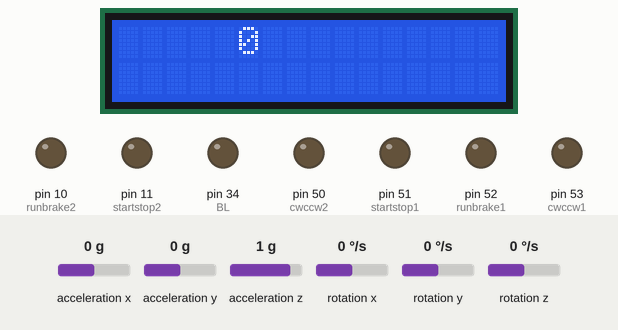
A sketch run on a simulated Arduino Mega 2560, built with avr-gcc and run on an emulated ATmega2560. Shown: 16×2 character LCD, output pins drawn as LEDs (lit = HIGH). Wiring (inferred from the names in the program): ADXL345 accelerometer at I2C address 0x53; ITG-3200 gyroscope at I2C address 0x68. The test bench sets the inputs (shaded band); at power-on: rotation x 0 °/s, acceleration x 0 g, acceleration y 0 g, acceleration z 1 g, rotation y 0 °/s, rotation z 0 °/s.

Above: at 2.2 s.
2.3 s: rotation x set to -192 °/s
At 3.4 s:
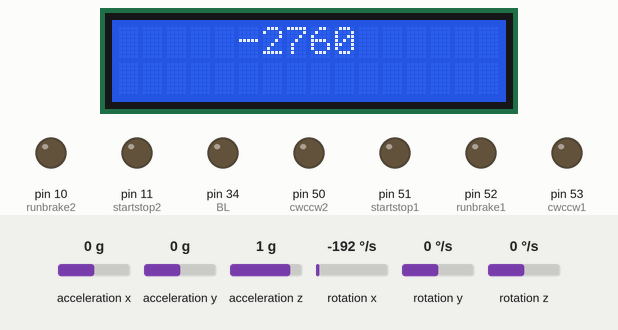
5.3 s: rotation x set to -100 °/s
At 6.5 s:
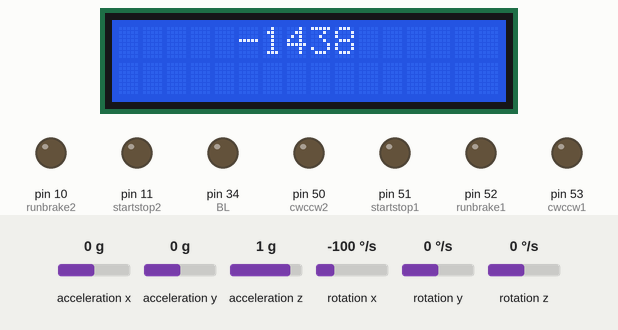
6.8 s: acceleration x set to -1.4 g
9.8 s: rotation x set to 0 °/s
At 10.7 s:
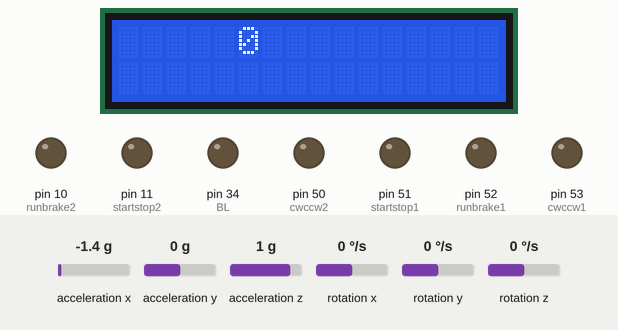
Timing chart, 0 to 12.8 s (numbered marks = the images above; inputs shaded):
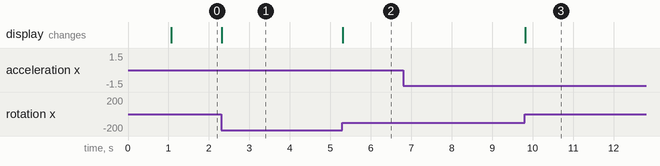

Measured:
- after the input at 2.3 s, the display: changes at once (image 1)
- after the input at 5.3 s, the display: changes at once (image 2)
- after the input at 6.8 s, every drawn part: stays the same
- after the input at 9.8 s, the display: changes at once (image 3)

The sketch:

Accelero_and_Gyroscope.ino
```cpp
#include <Wire.h>
#include <LiquidCrystal.h>

#define DEVICE_ADXL345 (0x53) // Device address as specified in data sheet

byte _buff_ADXL345[6];

// initialize the library with the numbers of the interface pins
LiquidCrystal lcd(37, 36, 35, 33, 32, 31, 30);
int BL = 34;
//Porting Driver Motor Vexta
int cwccw1 = 53;
int runbrake1 = 52;
int startstop1 = 51;
int cwccw2 = 50;
int runbrake2 = 10;
int startstop2 = 11;
int result[5];
char POWER_CTL_ADXL345 = 0x2D;	//Power Control Register
char DATA_FORMAT_ADXL345 = 0x31;
char DATAX0_ADXL345 = 0x32;	//X-Axis Data 0
char DATAX1_ADXL345 = 0x33;	//X-Axis Data 1
char DATAY0_ADXL345 = 0x34;	//Y-Axis Data 0
char DATAY1_ADXL345 = 0x35;	//Y-Axis Data 1
char DATAZ0_ADXL345 = 0x36;	//Z-Axis Data 0
char DATAZ1_ADXL345 = 0x37;	//Z-Axis Data 1

// gryo ITG3200
#define GYRO 0x68 // configue address, connect AD0 to GND, address in Binary is 11101000 (this please refer to your schematic of sensor)
#define G_SMPLRT_DIV 0x15
#define G_DLPF_FS 0x16
#define G_INT_CFG 0x17
#define G_PWR_MGM 0x3E

#define G_TO_READ 8 // x,y,z every axis 2 bytes

// for the offest
//int g_offx = 67;
//int g_offy = 5;
//int g_offz = 41;

// for the offest
int g_offx = 0;
int g_offy = 0;
int g_offz = 0;

// for the offest
int a_offx = -30;
int a_offy = -8;
int a_offz = 0;

char str[512];

//initilize gyro
void initGyro()
{
  /*****************************************
   * ITG 3200
   * power managerment setting
   * clock setting = internal clock
   * no reset mode, no sleep mode
   * no standby mode
   * resolution = 125Hz
   * parameter is + / - 2000 degreee/second
   * low pass filter=5HZ
   * no interruption
   ******************************************/
  writeTo(GYRO, G_PWR_MGM, 0x00);
  writeTo(GYRO, G_SMPLRT_DIV, 0x07); // EB, 50, 80, 7F, DE, 23, 20, FF
  writeTo(GYRO, G_DLPF_FS, 0x1E); // +/- 2000 dgrs/sec, 1KHz, 1E, 19
  writeTo(GYRO, G_INT_CFG, 0x00);
}


int geek()//void getGyroscopeData(int * result)
{
  /**************************************
   * gyro ITG- 3200 I2C
   * registersï¼š
   * temp MSB = 1B, temp LSB = 1C
   * x axis MSB = 1D, x axis LSB = 1E
   * y axis MSB = 1F, y axis LSB = 20
   * z axis MSB = 21, z axis LSB = 22
   *************************************/

  int regAddress = 0x1B;
  int temp, x, y, z,k;
  byte buff[G_TO_READ];

  readFrom(GYRO, regAddress, G_TO_READ, buff); //read gyro itg3200 data

  result[0] = ((buff[2] << 8) | buff[3]) + g_offx;
  result[1] = ((buff[4] << 8) | buff[5]) + g_offy;
  result[2] = ((buff[6] << 8) | buff[7]) + g_offz;
  result[3] = (buff[0] << 8) | buff[1]; // temperature

return result[0];
}


void setup()
{
  Serial.begin(9600);
  Wire.begin();

  //Put the ADXL345 into +/- 4G range by writing the value 0x01 to the DATA_FORMAT register.
  writeTo_ADXL345(DATA_FORMAT_ADXL345, 0x01);
  //Put the ADXL345 into Measurement Mode by writing 0x08 to the POWER_CTL register.
  writeTo_ADXL345(POWER_CTL_ADXL345, 0x08);

  initGyro();

  pinMode(cwccw1, OUTPUT);
  pinMode(runbrake1, OUTPUT);
  pinMode(startstop1, OUTPUT);
  pinMode(cwccw2, OUTPUT);
  pinMode(runbrake2, OUTPUT);
  pinMode(startstop2, OUTPUT);

  lcd.begin(16, 2);
  // Print a message to the LCD.
  lcd.print("  ROBOT badut  ");
  pinMode(BL, OUTPUT);
  digitalWrite(BL, LOW);   // turn the LED on (HIGH is the voltage level)
  delay(1000);
  lcd.clear();
}

int sp1=2000;
int sp2 =1000;
int x;
int g;
long int jum;//pake long int karena nntnya ada pertambahan yang banyak loh
int iterasi=1;
int tampil;//ini untuk menampilkan di lcd hasil akhir percepatan
void loop()
{

x=readAccel();
g=geek();
  lcd.setCursor(5,0);
  lcd.print("        ");
  lcd.setCursor(5,0);
  lcd.print(g);
   // read the x/y/z tilt
  if(x<=-8&&x<=-16)
  {
    jum+=geek();
    iterasi+=1;
    tampil=jum/iterasi;

    //maju(sp1,sp1);


  }

  else
  {
    jum=0;
    iterasi=0;//berhenti(sp2,sp2);
  }
  delay(1);

  }


    //(1/1000ms) SETING WAKTU bisa diganti monggoooo.....!!!!!!


//------------------------- Accelero -----------------------//
int readAccel() {
  uint8_t howManyBytesToRead_ADXL345 = 6;
  readFrom_ADXL345( DATAX0_ADXL345, howManyBytesToRead_ADXL345, _buff_ADXL345); //read the acceleration data from the ADXL345

  // each axis reading comes in 10 bit resolution, ie 2 bytes.  Least Significat Byte first!!
  // thus we are converting both bytes in to one int
  int x_ADXL345 = (((int)_buff_ADXL345[1]) << 8) | _buff_ADXL345[0];
 //Serial.print("x_A: ");
  //S//erial.print( x_ADXL345 );
 /*lcd.setCursor(0,0);
  lcd.print("        ");
  lcd.setCursor(0,0);
  lcd.print(x_ADXL345);
 */
  /*int y_ADXL345 = (((int)_buff_ADXL345[3]) << 8) | _buff_ADXL345[2];
  int z_ADXL345 = (((int)_buff_ADXL345[5]) << 8) | _buff_ADXL345[4];

  Serial.print("x_A: ");
  Serial.print( x_ADXL345 );

  Serial.print(" y_A: ");
  Serial.print( y_ADXL345 );

  Serial.print(" z_A: ");
  Serial.println( z_ADXL345 );

  lcd.setCursor(0,0);
  lcd.print("        ");
  lcd.setCursor(0,0);
  lcd.print(x_ADXL345);

  lcd.setCursor(5,0);
  lcd.print("        ");
  lcd.setCursor(5,0);
  lcd.print(y_ADXL345);

  lcd.setCursor(10,0);
  lcd.print("        ");
  lcd.setCursor(10,0);
  lcd.print(z_ADXL345); */
return x_ADXL345;
}

void writeTo_ADXL345(byte address_ADXL345, byte val_ADXL345) {
  Wire.beginTransmission(DEVICE_ADXL345); // start transmission to device
  Wire.write(address_ADXL345);             // send register address
  Wire.write(val_ADXL345);                 // send value to write
  Wire.endTransmission();         // end transmission
}

// Reads num bytes starting from address register on device in to _buff array
void readFrom_ADXL345(byte address_ADXL345, int num_ADXL345, byte _buff_ADXL345[]) {
  Wire.beginTransmission(DEVICE_ADXL345); // start transmission to device
  Wire.write(address_ADXL345);             // sends address to read from
  Wire.endTransmission();         // end transmission

  Wire.beginTransmission(DEVICE_ADXL345); // start transmission to device
  Wire.requestFrom(DEVICE_ADXL345, num_ADXL345);    // request 6 bytes from device

  int i_ADXL345 = 0;
  while(Wire.available())         // device may send less than requested (abnormal)
  {
    _buff_ADXL345[i_ADXL345] = Wire.read();    // receive a byte
    i_ADXL345++;
  }
  Wire.endTransmission();         // end transmission
}
//----------------------- Gyroscope ------------------------------//
//---------------- function
//write val into the address register of accelerometer
void writeTo(int DEVICE, byte address, byte val) {
  Wire.beginTransmission(DEVICE); //send to sensor
  Wire.write(address);        // send register address
  Wire.write(val);        // send the value which needed to write
  Wire.endTransmission(); //end transmission
}


//read data from the buffer array of address registers in the accelerometer sensor
void readFrom(int DEVICE, byte address, int num, byte buff[]) {
  Wire.beginTransmission(DEVICE); //start to send to accelerometer sensor
  Wire.write(address);        //send address which are read
  Wire.endTransmission(); //end transmission

  Wire.beginTransmission(DEVICE); //start to send to ACC
  Wire.requestFrom(DEVICE, num);    // require sending 6 bytes data from accelerometer sensor

  int i = 0;
  while(Wire.available())    //Error when the return value is smaller than required value
  {
    buff[i] = Wire.read(); // receive data
    i++;
  }
  Wire.endTransmission(); //end transmission
}
//-------------- Function ----------------------//
//----- Robot Berhenti --------//
void berhenti(int L, int R){
  speed_control(L,R);
  digitalWrite(cwccw1, HIGH);
  digitalWrite(runbrake1, HIGH);
  digitalWrite(startstop1, LOW);
  digitalWrite(cwccw2, LOW);
  digitalWrite(runbrake2, HIGH);
  digitalWrite(startstop2, LOW);
}
//----- Robot Maju --------//
void maju(int L, int R){
  speed_control(L,R);
  digitalWrite(cwccw1, HIGH);
  digitalWrite(runbrake1, HIGH);
  digitalWrite(startstop1, HIGH);
  digitalWrite(cwccw2, LOW);
  digitalWrite(runbrake2, HIGH);
  digitalWrite(startstop2, HIGH);
}
//----- Robot Mundur --------//
void mundur(int L, int R){
  speed_control(L,R);
  digitalWrite(cwccw1, LOW);
  digitalWrite(runbrake1, HIGH);
  digitalWrite(startstop1, HIGH);
  digitalWrite(cwccw2, HIGH);
  digitalWrite(runbrake2, HIGH);
  digitalWrite(startstop2, HIGH);
}
//----- Robot Kanan --------//
void kanan(int L, int R){
  speed_control(L,R);
  digitalWrite(cwccw1, LOW);
  digitalWrite(runbrake1, HIGH);
  digitalWrite(startstop1, HIGH);
  digitalWrite(cwccw2, LOW);
  digitalWrite(runbrake2, HIGH);
  digitalWrite(startstop2, HIGH);
}
//----- Robot Kiri --------//
void kiri(int L, int R){
  speed_control(L,R);
  digitalWrite(cwccw1, HIGH);
  digitalWrite(runbrake1, HIGH);
  digitalWrite(startstop1, HIGH);
  digitalWrite(cwccw2, HIGH);
  digitalWrite(runbrake2, HIGH);
  digitalWrite(startstop2, HIGH);
}

void speed_control(int left, int right){
  Wire.beginTransmission(0b1100000);
  Wire.write(64);                        // cmd to update the DAC
  Wire.write(left >> 4);                 // the 8 most significant bits...
  Wire.write((left & 15) << 4);          // the 4 least significant bits...
  Wire.endTransmission();
    //---------- Speed Control R--------//
  Wire.beginTransmission(0b1100001);
  Wire.write(64);                        // cmd to update the DAC
  Wire.write(right >> 4);                // the 8 most significant bits...
  Wire.write((right & 15) << 4);         // the 4 least significant bits...
  Wire.endTransmission();
}
```
